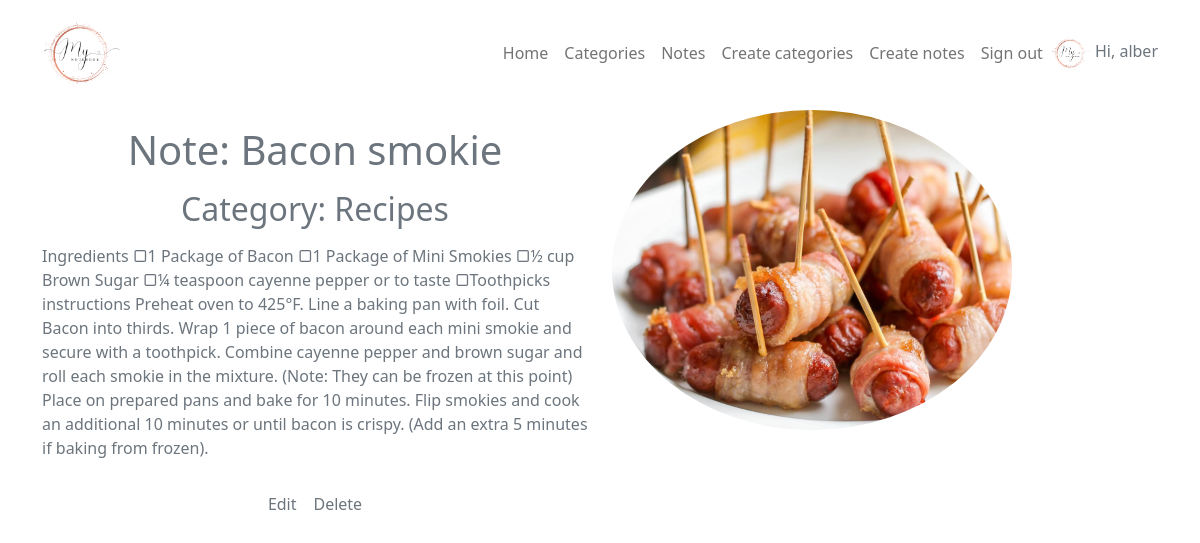
The app's page /show_note/14 (signed in) with its own data.
### application/models.py (models this page shows, shortened)
class User(AbstractUser):
    image = models.ImageField(null=True, blank=True)

class Note(models.Model):
    title = models.CharField(max_length=800)
    text = models.TextField(blank=True)
    image = models.ImageField(upload_to='photos', blank=True)
    category = models.ForeignKey(Category, on_delete=models.CASCADE, related_name='cate')
    user = models.ForeignKey(User, on_delete=models.CASCADE, default="")

class Category(models.Model):
    category = models.CharField(max_length=800)
    user = models.ForeignKey(User, on_delete=models.CASCADE, default="")

### application/views.py (the view)
# urls.py: path('show_note/<int:id>', show_note, name='show_note'),
def show_note(request, id):
    note = get_object_or_404(Note, pk=id)
    return render(request, 'show_note.html', {'note': note})

### templates/show_note.html
{% extends 'base.html' %}
{% load static %}
{% block content %}
<div class="container">
    <div class="row">
        <div class="col-md-6">
            <h1 class="h_title text-center text-muted mb-0 pt-3">Note: {{ note.title }}</h1>
            <h3 class="text-muted mb-3 h-log text-center h_acc" style="font-weight: lighter;">Category: {{ note.category.category }}</h3>
            <p class="text-muted mt-3">{{ note.text }}</p>
            <div class="card-body text-center">
                <a href="{% url 'edit_note' id=note.id %}" class="text-muted mybtn">Edit</a>
                <a href="{% url 'delete_note' id=note.id %}" class="text-muted mybtn">Delete</a>
            </div>
        </div>
        {% if note.image %}
        <div class="col-md-6">
            <img src="{{ note.image.url }}" class="img-fluid rounded-circle" height="400" width="400" alt="Note image">
        </div>
        {% endif %}
    </div>
</div>
{% endblock %}

### templates/base.html (shortened to what this page needs)
<!doctype html>
{% load static %}
<html lang="en">
<head>
    <link href="https://cdn.jsdelivr.net/npm/bootstrap@5.0.2/dist/css/bootstrap.min.css" rel="stylesheet"
>
    <link rel="stylesheet" href="{% static '/css/style.css' %}">
</head>
<body>
<nav class="navbar navbar-expand-lg navbar-light bg-white static-top mb-1">
    <div class="container">
        <a class="navbar-brand" href="{% url 'home' %}">
            <img src="{% static '/img/logo.png' %}" alt="" width="80" height="80" class="d-inline-block align-top">
        </a>
        <div class="collapse navbar-collapse justify-content-end" id="navbarResponsive">
            <ul class="navbar-nav ms-auto text-center">
                <li class="nav-item">
                    <a class="nav-link" href="{% url 'home' %}">Home</a>
                </li>
                {% if user.is_authenticated %}
                <li class="nav-item">
                    <a class="nav-link" href="{% url 'show_user_categories' %}">Categories</a>
                </li>
                <li class="nav-item">
                    <a class="nav-link" href="{% url 'show_user_notes' %}">Notes</a>
                </li>
                <li class="nav-item">
                    <a class="nav-link" href="{% url 'create_category' %}">Create categories</a>
                </li>
                <li class="nav-item">
                    <a class="nav-link" href="{% url 'create_note' %}">Create notes</a>
                </li>
                {% endif %}
            </ul>
            <ul class="navbar-nav ml-auto pull-right">
                {% if user.is_authenticated %}
                <li class="nav-item"><a class="nav-link" href="{% url 'logout' %}">Sign out</a></li>
                <li class="nav-item text-muted">
                    {% if user.image %}
                    <img src="{{ user.image.url }}" class="rounded-circle" alt="User photo" height="40" width="40">
                    {% else %}
                    <img src="{% static '/img/logo.png' %}" alt="Logo photo" width="40" height="40">
                    {% endif %}
                    Hi, {{ user.get_username }}
                </li>
                {% else %}
                <li class="nav-item"><a class="nav-link" href="{% url 'login' %}">Sign In</a></li>
                {% endif %}
            </ul>
        </div>
    </div>
</nav>
{% block content %}{% endblock %}
</body>
</html>

### application/static/css/style.css (style rules this page uses)
.h_title { font-weight: lighter; text-align: center; padding: 0 0 1rem; font-size: 2.5rem; }
.h-log { font-size: 2rem; }
.mybtn { text-decoration: none; margin: 0 0.4rem; }

### records on screen
User: get_username "alber"
Note: title "Bacon smokie", category.category "Recipes", text "Ingredients ▢1 Package of Bacon ▢1 Package of Mini Smokies ▢½ cup Brown Sugar ▢¼ teaspoon cayenne pepper or to taste ▢Toothpicks instructions Preheat oven to 425°F. Line a baking pan with foil. Cut Bacon into thirds. Wrap 1 piece of bacon around each mini smokie and secure with a toothpick. Combine cayenne pepper and brown sugar and roll each smokie in the mixture. (Note: They can be frozen at this point) Place on prepared pans and bake for 10 minutes. Flip smokies and cook an additional 10 minutes or until bacon is crispy. (Add an extra 5 minutes if baking from frozen).", image (picture)
